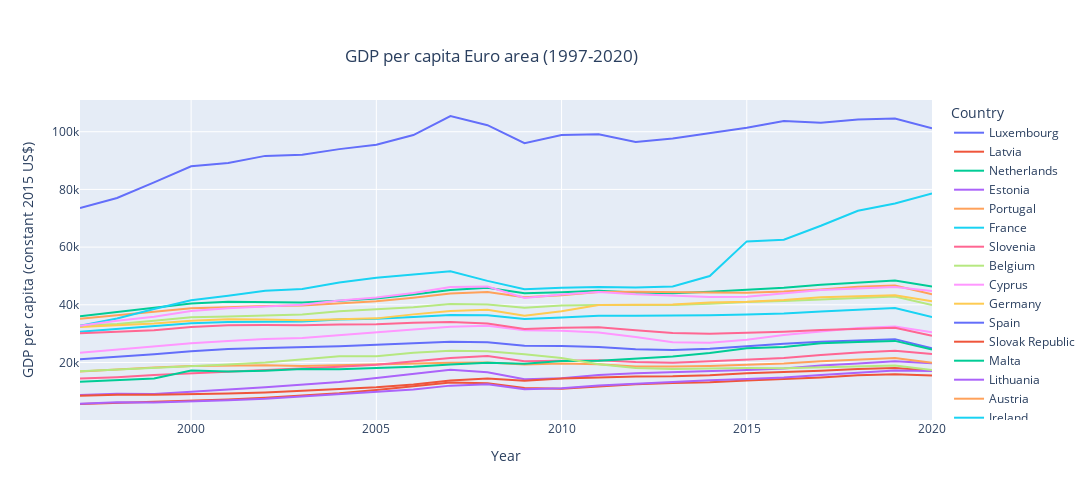

Notebook source saved alongside this figure:
### Code cell
fig=df.plot(title= "GDP per capita Euro area (1997-2020)",labels={"index":"Year","value":"GDP per capita (constant 2015 US$)"})
fig.update_layout(
    autosize=False,
    width=1500,
    height=500,
    title={'y':0.9,'x':0.45,'xanchor':'center','yanchor':'top'}
    )
fig.show()

### Figure 1 — Plotly figure (JSON) as saved in the notebook; plotly's stock layout.template omitted (floating-point values rounded to 4 significant figures)
{"data": [{"hovertemplate": "Country=Luxembourg<br>Year=%{x}<br>GDP per capita (constant 2015 US$)=%{y}<extra></extra>", "legendgroup": "Luxembourg", "line": {"color": "#636efa", "dash": "solid"}, "marker": {"symbol": "circle"}, "mode": "lines", "name": "Luxembourg", "orientation": "v", "showlegend": true, "type": "scatter", "x": [1997, 1998, 1999, 2000, 2001, 2002, 2003, 2004, 2005, 2006, 2007, 2008, 2009, 2010, 2011, 2012, 2013, 2014, 2015, 2016, 2017, 2018, 2019, 2020], "xaxis": "x", "y": [73530.0, 77010.0, 82430.0, 88030.0, 89190.0, 91630.0, 92000.0, 93970.0, 95480.0, 98840.0, 105500.0, 102300.0, 96010.0, 98860.0, 99140.0, 96450.0, 97690.0, 99510.0, 101400.0, 103800.0, 103100.0, 104300.0, 104600.0, 101200.0], "yaxis": "y"}, {"hovertemplate": "Country=Latvia<br>Year=%{x}<br>GDP per capita (constant 2015 US$)=%{y}<extra></extra>", "legendgroup": "Latvia", "line": {"color": "#EF553B", "dash": "solid"}, "marker": {"symbol": "circle"}, "mode": "lines", "name": "Latvia", "orientation": "v", "showlegend": true, "type": "scatter", "x": [1997, 1998, 1999, 2000, 2001, 2002, 2003, 2004, 2005, 2006, 2007, 2008, 2009, 2010, 2011, 2012, 2013, 2014, 2015, 2016, 2017, 2018, 2019, 2020], "xaxis": "x", "y": [5610.0, 6023.0, 6238.0, 6656.0, 7169.0, 7766.0, 8503.0, 9327.0, 10440.0, 11800.0, 13090.0, 12790.0, 11150.0, 10880.0, 11790.0, 12450.0, 12870.0, 13140.0, 13770.0, 14230.0, 14820.0, 15540.0, 15970.0, 15490.0], "yaxis": "y"}, {"hovertemplate": "Country=Netherlands<br>Year=%{x}<br>GDP per capita (constant 2015 US$)=%{y}<extra></extra>", "legendgroup": "Netherlands", "line": {"color": "#00cc96", "dash": "solid"}, "marker": {"symbol": "circle"}, "mode": "lines", "name": "Netherlands", "orientation": "v", "showlegend": true, "type": "scatter", "x": [1997, 1998, 1999, 2000, 2001, 2002, 2003, 2004, 2005, 2006, 2007, 2008, 2009, 2010, 2011, 2012, 2013, 2014, 2015, 2016, 2017, 2018, 2019, 2020], "xaxis": "x", "y": [36020.0, 37470.0, 39090.0, 40440.0, 41070.0, 40900.0, 40770.0, 41430.0, 42180.0, 43570.0, 45120.0, 45920.0, 44010.0, 44370.0, 44850.0, 44230.0, 44040.0, 44500.0, 45180.0, 45920.0, 46980.0, 47810.0, 48420.0, 46330.0], "yaxis": "y"}, {"hovertemplate": "Country=Estonia<br>Year=%{x}<br>GDP per capita (constant 2015 US$)=%{y}<extra></extra>", "legendgroup": "Estonia", "line": {"color": "#ab63fa", "dash": "solid"}, "marker": {"symbol": "circle"}, "mode": "lines", "name": "Estonia", "orientation": "v", "showlegend": true, "type": "scatter", "x": [1997, 1998, 1999, 2000, 2001, 2002, 2003, 2004, 2005, 2006, 2007, 2008, 2009, 2010, 2011, 2012, 2013, 2014, 2015, 2016, 2017, 2018, 2019, 2020], "xaxis": "x", "y": [8689.0, 9154.0, 9088.0, 9956.0, 10620.0, 11410.0, 12360.0, 13280.0, 14630.0, 16150.0, 17450.0, 16600.0, 14200.0, 14580.0, 15690.0, 16250.0, 16550.0, 17090.0, 17400.0, 17940.0, 18950.0, 19670.0, 20400.0, 19740.0], "yaxis": "y"}, {"hovertemplate": "Country=Portugal<br>Year=%{x}<br>GDP per capita (constant 2015 US$)=%{y}<extra></extra>", "legendgroup": "Portugal", "line": {"color": "#FFA15A", "dash": "solid"}, "marker": {"symbol": "circle"}, "mode": "lines", "name": "Portugal", "orientation": "v", "showlegend": true, "type": "scatter", "x": [1997, 1998, 1999, 2000, 2001, 2002, 2003, 2004, 2005, 2006, 2007, 2008, 2009, 2010, 2011, 2012, 2013, 2014, 2015, 2016, 2017, 2018, 2019, 2020], "xaxis": "x", "y": [16910.0, 17640.0, 18220.0, 18790.0, 19020.0, 19060.0, 18810.0, 19100.0, 19220.0, 19490.0, 19940.0, 19980.0, 19340.0, 19660.0, 19360.0, 18650.0, 18580.0, 18830.0, 19240.0, 19690.0, 20430.0, 21050.0, 21570.0, 19900.0], "yaxis": "y"}, {"hovertemplate": "Country=France<br>Year=%{x}<br>GDP per capita (constant 2015 US$)=%{y}<extra></extra>", "legendgroup": "France", "line": {"color": "#19d3f3", "dash": "solid"}, "marker": {"symbol": "circle"}, "mode": "lines", "name": "France", "orientation": "v", "showlegend": true, "type": "scatter", "x": [1997, 1998, 1999, 2000, 2001, 2002, 2003, 2004, 2005, 2006, 2007, 2008, 2009, 2010, 2011, 2012, 2013, 2014, 2015, 2016, 2017, 2018, 2019, 2020], "xaxis": "x", "y": [30640.0, 31620.0, 32540.0, 33580.0, 34000.0, 34140.0, 34180.0, 34890.0, 35200.0, 35810.0, 36450.0, 36340.0, 35120.0, 35630.0, 36230.0, 36170.0, 36190.0, 36360.0, 36640.0, 36940.0, 37680.0, 38280.0, 38900.0, 35770.0], "yaxis": "y"}, {"hovertemplate": "Country=Slovenia<br>Year=%{x}<br>GDP per capita (constant 2015 US$)=%{y}<extra></extra>", "legendgroup": "Slovenia", "line": {"color": "#FF6692", "dash": "solid"}, "marker": {"symbol": "circle"}, "mode": "lines", "name": "Slovenia", "orientation": "v", "showlegend": true, "type": "scatter", "x": [1997, 1998, 1999, 2000, 2001, 2002, 2003, 2004, 2005, 2006, 2007, 2008, 2009, 2010, 2011, 2012, 2013, 2014, 2015, 2016, 2017, 2018, 2019, 2020], "xaxis": "x", "y": [14420.0, 14920.0, 15710.0, 16230.0, 16730.0, 17290.0, 17800.0, 18560.0, 19230.0, 20270.0, 21570.0, 22290.0, 20420.0, 20600.0, 20740.0, 20150.0, 19910.0, 20450.0, 20880.0, 21530.0, 22550.0, 23470.0, 24060.0, 22920.0], "yaxis": "y"}, {"hovertemplate": "Country=Belgium<br>Year=%{x}<br>GDP per capita (constant 2015 US$)=%{y}<extra></extra>", "legendgroup": "Belgium", "line": {"color": "#B6E880", "dash": "solid"}, "marker": {"symbol": "circle"}, "mode": "lines", "name": "Belgium", "orientation": "v", "showlegend": true, "type": "scatter", "x": [1997, 1998, 1999, 2000, 2001, 2002, 2003, 2004, 2005, 2006, 2007, 2008, 2009, 2010, 2011, 2012, 2013, 2014, 2015, 2016, 2017, 2018, 2019, 2020], "xaxis": "x", "y": [32790.0, 33360.0, 34470.0, 35660.0, 35930.0, 36380.0, 36600.0, 37750.0, 38410.0, 39130.0, 40270.0, 40140.0, 39010.0, 39760.0, 39910.0, 39960.0, 39950.0, 40410.0, 40990.0, 41300.0, 41810.0, 42360.0, 42890.0, 39960.0], "yaxis": "y"}, {"hovertemplate": "Country=Cyprus<br>Year=%{x}<br>GDP per capita (constant 2015 US$)=%{y}<extra></extra>", "legendgroup": "Cyprus", "line": {"color": "#FF97FF", "dash": "solid"}, "marker": {"symbol": "circle"}, "mode": "lines", "name": "Cyprus", "orientation": "v", "showlegend": true, "type": "scatter", "x": [1997, 1998, 1999, 2000, 2001, 2002, 2003, 2004, 2005, 2006, 2007, 2008, 2009, 2010, 2011, 2012, 2013, 2014, 2015, 2016, 2017, 2018, 2019, 2020], "xaxis": "x", "y": [23390.0, 24510.0, 25450.0, 26690.0, 27440.0, 28140.0, 28530.0, 29570.0, 30560.0, 31470.0, 32380.0, 32730.0, 31220.0, 31020.0, 30360.0, 28870.0, 27040.0, 26840.0, 27870.0, 29520.0, 30760.0, 31980.0, 32520.0, 30440.0], "yaxis": "y"}, {"hovertemplate": "Country=Germany<br>Year=%{x}<br>GDP per capita (constant 2015 US$)=%{y}<extra></extra>", "legendgroup": "Germany", "line": {"color": "#FECB52", "dash": "solid"}, "marker": {"symbol": "circle"}, "mode": "lines", "name": "Germany", "orientation": "v", "showlegend": true, "type": "scatter", "x": [1997, 1998, 1999, 2000, 2001, 2002, 2003, 2004, 2005, 2006, 2007, 2008, 2009, 2010, 2011, 2012, 2013, 2014, 2015, 2016, 2017, 2018, 2019, 2020], "xaxis": "x", "y": [32300.0, 32950.0, 33550.0, 34480.0, 35000.0, 34870.0, 34610.0, 35020.0, 35300.0, 36680.0, 37830.0, 38260.0, 36180.0, 37750.0, 39960.0, 40050.0, 40120.0, 40830.0, 41090.0, 41670.0, 42620.0, 42960.0, 43310.0, 41260.0], "yaxis": "y"}, {"hovertemplate": "Country=Spain<br>Year=%{x}<br>GDP per capita (constant 2015 US$)=%{y}<extra></extra>", "legendgroup": "Spain", "line": {"color": "#636efa", "dash": "solid"}, "marker": {"symbol": "circle"}, "mode": "lines", "name": "Spain", "orientation": "v", "showlegend": true, "type": "scatter", "x": [1997, 1998, 1999, 2000, 2001, 2002, 2003, 2004, 2005, 2006, 2007, 2008, 2009, 2010, 2011, 2012, 2013, 2014, 2015, 2016, 2017, 2018, 2019, 2020], "xaxis": "x", "y": [21110.0, 21950.0, 22840.0, 23930.0, 24700.0, 25020.0, 25300.0, 25640.0, 26140.0, 26750.0, 27210.0, 27010.0, 25770.0, 25690.0, 25390.0, 24630.0, 24350.0, 24760.0, 25730.0, 26490.0, 27210.0, 27710.0, 28090.0, 24940.0], "yaxis": "y"}, {"hovertemplate": "Country=Slovak Republic<br>Year=%{x}<br>GDP per capita (constant 2015 US$)=%{y}<extra></extra>", "legendgroup": "Slovak Republic", "line": {"color": "#EF553B", "dash": "solid"}, "marker": {"symbol": "circle"}, "mode": "lines", "name": "Slovak Republic", "orientation": "v", "showlegend": true, "type": "scatter", "x": [1997, 1998, 1999, 2000, 2001, 2002, 2003, 2004, 2005, 2006, 2007, 2008, 2009, 2010, 2011, 2012, 2013, 2014, 2015, 2016, 2017, 2018, 2019, 2020], "xaxis": "x", "y": [8478.0, 8811.0, 8793.0, 8908.0, 9214.0, 9633.0, 10170.0, 10710.0, 11420.0, 12390.0, 13720.0, 14480.0, 13670.0, 14460.0, 14850.0, 15110.0, 15190.0, 15580.0, 16310.0, 16640.0, 17110.0, 17710.0, 18130.0, 17250.0], "yaxis": "y"}, {"hovertemplate": "Country=Malta<br>Year=%{x}<br>GDP per capita (constant 2015 US$)=%{y}<extra></extra>", "legendgroup": "Malta", "line": {"color": "#00cc96", "dash": "solid"}, "marker": {"symbol": "circle"}, "mode": "lines", "name": "Malta", "orientation": "v", "showlegend": true, "type": "scatter", "x": [1997, 1998, 1999, 2000, 2001, 2002, 2003, 2004, 2005, 2006, 2007, 2008, 2009, 2010, 2011, 2012, 2013, 2014, 2015, 2016, 2017, 2018, 2019, 2020], "xaxis": "x", "y": [13300.0, 13890.0, 14460.0, 17190.0, 16860.0, 17160.0, 17750.0, 17650.0, 18130.0, 18520.0, 19340.0, 19950.0, 19570.0, 20560.0, 20570.0, 21220.0, 22070.0, 23290.0, 24920.0, 25350.0, 26670.0, 27090.0, 27490.0, 24530.0], "yaxis": "y"}, {"hovertemplate": "Country=Lithuania<br>Year=%{x}<br>GDP per capita (constant 2015 US$)=%{y}<extra></extra>", "legendgroup": "Lithuania", "line": {"color": "#ab63fa", "dash": "solid"}, "marker": {"symbol": "circle"}, "mode": "lines", "name": "Lithuania", "orientation": "v", "showlegend": true, "type": "scatter", "x": [1997, 1998, 1999, 2000, 2001, 2002, 2003, 2004, 2005, 2006, 2007, 2008, 2009, 2010, 2011, 2012, 2013, 2014, 2015, 2016, 2017, 2018, 2019, 2020], "xaxis": "x", "y": [5705.0, 6176.0, 6149.0, 6421.0, 6896.0, 7421.0, 8272.0, 8915.0, 9763.0, 10660.0, 11980.0, 12420.0, 10700.0, 11100.0, 12040.0, 12670.0, 13260.0, 13840.0, 14260.0, 14800.0, 15660.0, 16430.0, 17190.0, 17030.0], "yaxis": "y"}, {"hovertemplate": "Country=Austria<br>Year=%{x}<br>GDP per capita (constant 2015 US$)=%{y}<extra></extra>", "legendgroup": "Austria", "line": {"color": "#FFA15A", "dash": "solid"}, "marker": {"symbol": "circle"}, "mode": "lines", "name": "Austria", "orientation": "v", "showlegend": true, "type": "scatter", "x": [1997, 1998, 1999, 2000, 2001, 2002, 2003, 2004, 2005, 2006, 2007, 2008, 2009, 2010, 2011, 2012, 2013, 2014, 2015, 2016, 2017, 2018, 2019, 2020], "xaxis": "x", "y": [35210.0, 36430.0, 37650.0, 38830.0, 39170.0, 39620.0, 39800.0, 40630.0, 41260.0, 42480.0, 43920.0, 44420.0, 42640.0, 43320.0, 44430.0, 44530.0, 44280.0, 44230.0, 44180.0, 44570.0, 45330.0, 46270.0, 46720.0, 43610.0], "yaxis": "y"}, {"hovertemplate": "Country=Ireland<br>Year=%{x}<br>GDP per capita (constant 2015 US$)=%{y}<extra></extra>", "legendgroup": "Ireland", "line": {"color": "#19d3f3", "dash": "solid"}, "marker": {"symbol": "circle"}, "mode": "lines", "name": "Ireland", "orientation": "v", "showlegend": true, "type": "scatter", "x": [1997, 1998, 1999, 2000, 2001, 2002, 2003, 2004, 2005, 2006, 2007, 2008, 2009, 2010, 2011, 2012, 2013, 2014, 2015, 2016, 2017, 2018, 2019, 2020], "xaxis": "x", "y": [32770.0, 35270.0, 38540.0, 41610.0, 43120.0, 44900.0, 45500.0, 47710.0, 49360.0, 50440.0, 51600.0, 48290.0, 45370.0, 45910.0, 46200.0, 45980.0, 46320.0, 49990.0, 61990.0, 62540.0, 67400.0, 72580.0, 75110.0, 78560.0], "yaxis": "y"}, {"hovertemplate": "Country=Italy<br>Year=%{x}<br>GDP per capita (constant 2015 US$)=%{y}<extra></extra>", "legendgroup": "Italy", "line": {"color": "#FF6692", "dash": "solid"}, "marker": {"symbol": "circle"}, "mode": "lines", "name": "Italy", "orientation": "v", "showlegend": true, "type": "scatter", "x": [1997, 1998, 1999, 2000, 2001, 2002, 2003, 2004, 2005, 2006, 2007, 2008, 2009, 2010, 2011, 2012, 2013, 2014, 2015, 2016, 2017, 2018, 2019, 2020], "xaxis": "x", "y": [30140.0, 30680.0, 31170.0, 32340.0, 32950.0, 32980.0, 32880.0, 33140.0, 33240.0, 33740.0, 34070.0, 33520.0, 31600.0, 32050.0, 32220.0, 31170.0, 30250.0, 29970.0, 30230.0, 30670.0, 31230.0, 31590.0, 32040.0, 29290.0], "yaxis": "y"}, {"hovertemplate": "Country=Greece<br>Year=%{x}<br>GDP per capita (constant 2015 US$)=%{y}<extra></extra>", "legendgroup": "Greece", "line": {"color": "#B6E880", "dash": "solid"}, "marker": {"symbol": "circle"}, "mode": "lines", "name": "Greece", "orientation": "v", "showlegend": true, "type": "scatter", "x": [1997, 1998, 1999, 2000, 2001, 2002, 2003, 2004, 2005, 2006, 2007, 2008, 2009, 2010, 2011, 2012, 2013, 2014, 2015, 2016, 2017, 2018, 2019, 2020], "xaxis": "x", "y": [16990.0, 17550.0, 18020.0, 18650.0, 19320.0, 20000.0, 21110.0, 22130.0, 22190.0, 23380.0, 24080.0, 23940.0, 22850.0, 21570.0, 19410.0, 18130.0, 17760.0, 18010.0, 18050.0, 18040.0, 18300.0, 18630.0, 18990.0, 17440.0], "yaxis": "y"}, {"hovertemplate": "Country=Finland<br>Year=%{x}<br>GDP per capita (constant 2015 US$)=%{y}<extra></extra>", "legendgroup": "Finland", "line": {"color": "#FF97FF", "dash": "solid"}, "marker": {"symbol": "circle"}, "mode": "lines", "name": "Finland", "orientation": "v", "showlegend": true, "type": "scatter", "x": [1997, 1998, 1999, 2000, 2001, 2002, 2003, 2004, 2005, 2006, 2007, 2008, 2009, 2010, 2011, 2012, 2013, 2014, 2015, 2016, 2017, 2018, 2019, 2020], "xaxis": "x", "y": [32760.0, 34450.0, 35880.0, 37870.0, 38770.0, 39340.0, 40030.0, 41510.0, 42510.0, 44060.0, 46190.0, 46340.0, 42400.0, 43550.0, 44450.0, 43620.0, 43030.0, 42690.0, 42780.0, 43860.0, 45160.0, 45610.0, 46170.0, 44770.0], "yaxis": "y"}], "layout": {"autosize": false, "height": 500, "legend": {"title": {"text": "Country"}, "tracegroupgap": 0}, "title": {"text": "GDP per capita Euro area (1997-2020)", "x": 0.45, "xanchor": "center", "y": 0.9, "yanchor": "top"}, "width": 1500, "xaxis": {"anchor": "y", "autorange": true, "domain": [0, 1], "range": [1997, 2020], "title": {"text": "Year"}, "type": "linear"}, "yaxis": {"anchor": "x", "autorange": true, "domain": [0, 1], "range": [63.35, 111000.0], "title": {"text": "GDP per capita (constant 2015 US$)"}, "type": "linear"}}}
